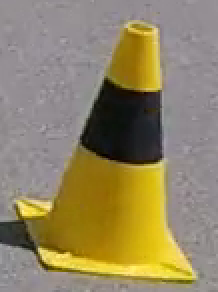
#> input picture cones/cone2.png, 109 x 146 px (shown 2 times larger); its folder holds 4 pictures in this run
$ python script.py   (older library calls are emulated)
#> lines starting #> are read from the running program, lines starting #| are printed output that depends on the picture; after the words box and inside, x2 and y2 are one past the last pixel; in counts of white or black regions, pixels touching at a corner belong together; long printed decimals are rounded
### utils.py
import cv2
import numpy as np
import itertools


# [33 lines left out: functions process_image, get_subregion, not called in this run]


def apply_transformation(im, fn):
    return fn(im)


# [6 lines left out: function overlay, not called in this run]


def find_corners(im, ncorners=25):  # ncorners: more -> better but slower
    corners = cv2.goodFeaturesToTrack(im, ncorners, 0.01, 10)
    return np.int0(corners)


def mark_corners(im, ncorners=25):
    corners = find_corners(im, ncorners)
    # np.random.shuffle(corners)
    for corner in corners:
        x, y = corner.ravel()
        cv2.circle(im, (x, y), 3, 255, -1)


def find_edges(im):
    gray = cv2.cvtColor(im, cv2.COLOR_BGR2GRAY)
    edges = cv2.Canny(gray, 50, 150, apertureSize = 3)
    return edges


# [8 lines left out: function find_contours, not called in this run]


def slope_of(p1, p2):
    x1, y1 = p1
    x2, y2 = p2
    dx = x2 - x1
    dy = y1 - y2  # deliberated inverted
    if dx == 0:
        return np.inf
    return dy / dx


def get_boundary_point(p, slope):
    return get_point_by_y(p, slope, 0)


def get_point_by_y(p, slope, y_prime):
    x, y = p
    x_prime = int(x + (y - y_prime) / slope)
    return np.array([x_prime, y_prime])


def score_of_line_brute_force(p, slope, edge_im):  # TODO
    # note that p could be out-of-bounds
    range_neighbors = 1
    x_base, y_base = p  # y_base must be zero
    score = 0
    for y in range(y_base, edge_im.shape[0]):
        x = int(x_base - y / slope)
        # if not 0 <= x <= edge_im.shape[1]: continue
        neighbors = edge_im[y, x-range_neighbors:x+range_neighbors+1]
        white_count = 1 if np.sum(neighbors) / 255 > 0 else 0
        score += white_count
    return score


# this is specifict for hor
def score_of_line_hor(x1, x2, y1, y2, edge_im):
    if x1 > x2:
        x1, x2 = x2, x1
        y1, y2 = y2, y1
    # note that p could be out-of-bounds
    range_neighbors = np.int(edge_im.shape[0] / 40)
    score = 0
    for x in range(x1, x2+1):
        y = int((y2-y1)/(x2-x1)+y1)
        # if not 0 <= x <= edge_im.shape[1]: continue
        # we only care the down side
        neighbors = edge_im[y:y+range_neighbors+1, x]
        white_count = 1 if np.sum(neighbors) / 255 > 0 else 0
        score += white_count
    # print(score)
    return score


# mark the corner to the edge image
def mark_corner_edge(corners, edge_im):
    for corner in corners:
        x, y = corner.ravel()
        edge_im[y, x] = 1  # TODO: not sure we should mark y,x or x,y


# we want to score the line based on the nearby corners and edges.
# the corner should be seperated by a given amount -> similar like group
# the corner and we only consider a group as 1 (prev implementation as only
# seperate by given x from the previous one)
def score_of_line_with_corner(p, slope, edge_im, y1, y2, x_dif=10):
    if y1 > y2:
        y1, y2 = y2, y1
    y_start = y1 + (y2-y1)/5
    y_end = y2 - (y2-y1)/5
    # note that p could be out-of-bounds
    range_neighbors = 4
    x_base, y_base = p  # y_base must be zero
    x_dif = edge_im.shape[1] / 20
    score = 0
    prev = -100
    corners = set()
    for y in range(y1, y2+1):
        x = int(x_base - y / slope)
        # if not 0 <= x <= edge_im.shape[1]: continue
        # neighbors = edge_im[y, x-range_neighbors:x+range_neighbors+1]
        neighbors = edge_im[y, x-range_neighbors:x+range_neighbors+1]
        white_count = 1 if np.sum(neighbors) / 255 > 0 else 0
        score += white_count
        for x_app in range(x-range_neighbors, x+range_neighbors+1):
            if not 0 < x_app < edge_im.shape[1]:
                continue
            if edge_im[y, x_app] == 255:
                score += 1
            if edge_im[y, x_app] == 1:
                # we only care the cones in around the middle
                if y_start < y < y_end:
                    corners.add((x_app, y))
                # corners.add((x_app, y))
                if x_app-prev > x_dif:
                    score += 10
                    prev = x_app
    # score += (y2-y1) * 5.0 / edge_im.shape[0]
    return (score, corners)


def score_of_line(p, slope, edge_im):
    return score_of_line_brute_force(p, slope, edge_im)


def line_average_corner(lines, im_y):
    upper_average = np.array([0, 0])
    lower_average = np.array([0, 0])
    slope_average = 0
    sum_scores = sum([tup[3] for tup in lines])
    for line in lines:
        c1, _, slope, score, _ = line
        upper_boundary = get_point_by_y(c1, slope, 0)
        lower_boundary = get_point_by_y(c1, slope, im_y)
        upper_average = upper_average + upper_boundary * (score / sum_scores)
        lower_average = lower_average + lower_boundary * (score / sum_scores)
        slope_average += slope * (score / sum_scores)
    return (upper_average.astype(np.uint8), lower_average.astype(np.uint8), slope_average)


def line_average(lines, im_y):
    upper_average = np.array([0, 0])
    lower_average = np.array([0, 0])
    slope_average = 0
    sum_scores = sum([tup[3] for tup in lines])
    for line in lines:
        c1, _, slope, score = line
        upper_boundary = get_point_by_y(c1, slope, 0)
        lower_boundary = get_point_by_y(c1, slope, im_y)
        upper_average = upper_average + upper_boundary * (score / sum_scores)
        lower_average = lower_average + lower_boundary * (score / sum_scores)
        slope_average += slope * (score / sum_scores)
    return (upper_average.astype(np.uint8), lower_average.astype(np.uint8), slope_average)


# generate the slides for the cone as well as return the possible corners
# that might be the middle interest point that we want to check latter
def find_sides_corner(corners, edge_im):
    mark_corner_edge(corners, edge_im)
    slope_cutoff = 2
    interest_corners = set()
    lefts = []
    rights = []
    for c1, c2 in itertools.combinations(corners, 2):
        c1, c2 = c1.ravel(), c2.ravel()
        slope = slope_of(c1, c2)
        # print("When c1 = {} and c2 = {}, slope = {}".format(c1, c2, slope))
        if slope == np.inf: continue
        if np.abs(slope) < slope_cutoff: continue
        p = get_boundary_point(c1, slope)
        score, interest_corner = score_of_line_with_corner(p, slope, edge_im, c1[1], c2[1])
         # if slope > 0 and lefter point starts from right half, then discard
        if slope > slope_cutoff:
            lefts.append((c1, c2, slope, score, interest_corner))
        elif slope < -slope_cutoff:
            rights.append((c1, c2, slope, score, interest_corner))

    lefts.sort(key=lambda tup: tup[3], reverse=True)
    rights.sort(key=lambda tup: tup[3], reverse=True)
    for i in range(0, 3):
        interest_corners.update(lefts[i][4])
        interest_corners.update(rights[i][4])
    return ([line_average_corner(lefts[:3], edge_im.shape[0]), line_average_corner(rights[:3], edge_im.shape[0])], interest_corners)

def find_sides(corners, edge_im):
    slope_cutoff = 2
    lefts = []
    rights = []
    for c1, c2 in itertools.combinations(corners, 2):
        c1, c2 = c1.ravel(), c2.ravel()
        slope = slope_of(c1, c2)
        # print("When c1 = {} and c2 = {}, slope = {}".format(c1, c2, slope))
        if slope == np.inf: continue
        if np.abs(slope) < slope_cutoff: continue
        p = get_boundary_point(c1, slope)
        score = score_of_line_brute_force(p, slope, edge_im)

         # if slope > 0 and lefter point starts from right half, then discard
        if slope > slope_cutoff:
            lefts.append((c1, c2, slope, score))
        elif slope < -slope_cutoff:
            rights.append((c1, c2, slope, score))

    lefts.sort(key=lambda tup: tup[3], reverse=True)
    rights.sort(key=lambda tup: tup[3], reverse=True)
    return [line_average(lefts[:3], edge_im.shape[0]), line_average(rights[:3], edge_im.shape[0])]

def horizon_slope(lines):
    a = lines[0][2]
    b = lines[1][2]
    print(a, b, -(a + b) / (-(a**2 * b**2 + a**2 + b**2 + 1) ** 0.5 + a*b - 1))
    return -(a + b) / (-(a**2 * b**2 + a**2 + b**2 + 1) ** 0.5 + a*b - 1)

def euclidean_dist(p1, p2):
    return ((p1[0]-p2[0])**2 + (p1[1]-p2[1])**2) ** 0.5


def find_horizontal(corners, edge_im, base_slope):
    slope_cutoff = 0.5
    lines = []
    for c1, c2 in itertools.combinations(corners, 2):
        if (c1[1] > c2[1]):
            c1, c2 = c2, c1
        slope = slope_of(c1, c2) - base_slope
        if np.abs(slope) > slope_cutoff: continue

        score = score_of_line_hor(c1[0], c2[0], c1[1], c2[1], edge_im)
        score /= (np.abs(slope) + 0.1) ** 1  # my ugly heuristic
        score /= euclidean_dist(c1, c2)  # yet another ugly heuristic

        lines.append((c1, c2, slope, score))

    lines.sort(key=lambda tup: tup[3], reverse=True)
    sort_num = min(len(lines), 3)
    lines = lines[:sort_num]
    return lines[0:2]


# The following functions are potentially useless (but fun)
def highpass_filter(im):
    kernel = np.array([[0.0, -1.0, 0.0], [-1.0, 4.0, -1.0], [0.0, -1.0, 0.0]])
    return cv2.filter2D(im, -1, kernel)


def gaussian_filter(im):
    kernel = np.ones((5,5),np.float32)/25
    return cv2.filter2D(im, -1, kernel)


# For testing purposes only
# [4 lines that do not run on import are left out]

### script.py
from utils import *
import cv2

# [7 lines of commented-out code are left out]

for i in range(2, 12):
    print(i)
    img = cv2.imread('./cones/cone' + str(i) + '.png', cv2.IMREAD_COLOR)
#> img is the input picture: shape (146, 109, 3); mean B, G, R 99.2, 133.1, 145.6
    img = cv2.bilateralFilter(img, 4, 80, 80)

    edge_im = find_edges(img)
#> in find_edges, `gray = cv2.cvtColor(im, cv2.COLOR_BGR2GRAY)`:
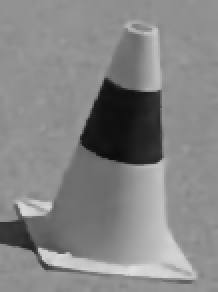
#> gray: shape (146, 109) (shown 2 times larger); min 12, max 224, mean 132.9
#> in find_edges, `edges = cv2.Canny(gray, 50, 150, apertureSize = 3)`:
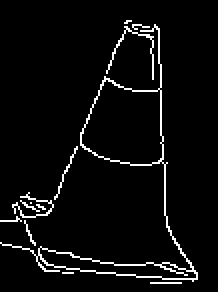
#> edges: shape (146, 109) (shown 2 times larger); 4.6% white in thin lines or dots, all inside (x1, y1, x2, y2) = (0, 10, 99, 142)


    corners = find_corners(edge_im)
#> in find_corners, `corners = cv2.goodFeaturesToTrack(im, ncorners, 0.01, 10)`: corners = 25 rows, first 8: [63, 12], [52, 39], [77, 15], [97, 137], [23, 103], [78, 46], [17, 123], [39, 74]
    mark_corners(edge_im)
#> the loop in mark_corners, `for corner in corners:` made 25 passes
#> (x, y) on passes 1 to 12: (63, 12), (52, 39), (77, 15), (97, 137), (23, 103), (78, 46), (17, 123), (39, 74), (8, 109), (14, 97), (80, 82), (30, 136)
#> after the loop in mark_corners, `for corner in corners:`:
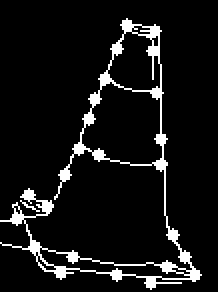
#> im: shape (146, 109) (shown 2 times larger); 7.9% white; 2 white regions (1 under 20 px), largest, box (x1, y1, x2, y2) and area: (0, 9, 101, 145) 1242
    cv2.imwrite("edges" + str(i) + ".png", edge_im)

    # print(corners)
    # mark_corners(img)
    lines, interest_corners = find_sides_corner(corners, edge_im)
#> the loop in mark_corner_edge, `for corner in corners:` made 25 passes
#> after the loop in mark_corner_edge, `for corner in corners:`:
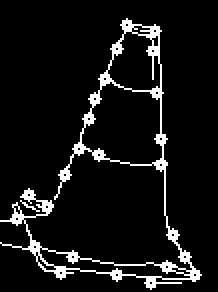
#> edge_im: shape (146, 109) (shown 2 times larger); 0.16% of pixels changed, all inside (x1, y1, x2, y2) = (8, 12, 98, 142)
#> the loop in find_sides_corner, `for c1, c2 in itertools.combinations(corners, 2):` made 300 passes
#> (c1, c2) on passes 30 to 32: ([[52, 39]], [[39, 74]]), ([[52, 39]], [[8, 109]]), ([[52, 39]], [[14, 97]])
    lines = find_sides(corners, edge_im)
#> the loop in find_sides, `for c1, c2 in itertools.combinations(corners, 2):` made 300 passes
#> (c1, c2) on passes 1 to 3: ([[63, 12]], [[52, 39]]), ([[63, 12]], [[77, 15]]), ([[63, 12]], [[97, 137]])
    base_slope = horizon_slope(lines)
#| 2.4 -10.7 -0.152
    x_lines = find_horizontal(interest_corners, edge_im, base_slope)
    for x, y in interest_corners:
        cv2.circle(img, (x, y), 5, 255, -1)
#> this loop made 9 passes
#> (x, y) on passes 1 to 9: (80, 69), (47, 49), (52, 39), (23, 103), (32, 87), (39, 74), (44, 59), (80, 82), (78, 46)
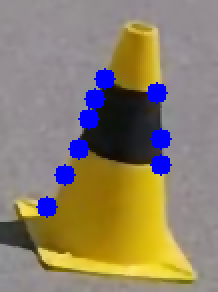
#> img: shape (146, 109, 3) (shown 2 times larger); mean B, G, R 107.2, 127.8, 139.9
    for line in lines:
        cv2.line(img, tuple(line[0]), tuple(line[1]), (0, 0, 255), 1)
#> this loop made 2 passes
#> line on passes 1 to 2: ([68, 0], [6, 146], 2.4), ([74, 0], [87, 146], -10.7)
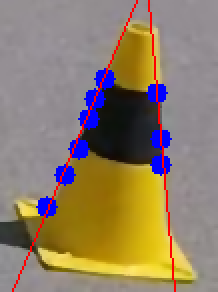
#> img: shape (146, 109, 3) (shown 2 times larger); 1.83% of pixels changed, all inside (x1, y1, x2, y2) = (6, 0, 88, 146)
    print('len =', len(x_lines))
#| len = 2
    for x_line in x_lines:
        cv2.line(img, tuple(x_line[0]), tuple(x_line[1]), (0, 0, 255), 1)
#> this loop made 2 passes
#> x_line on passes 1 to 2: ((39, 74), (80, 82), -0.0432, 2.34), ((52, 39), (78, 46), -0.117, 1.54)
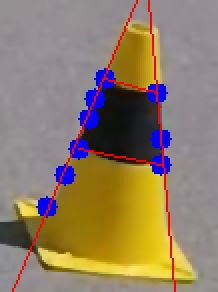
#> img: shape (146, 109, 3) (shown 2 times larger); 0.43% of pixels changed, all inside (x1, y1, x2, y2) = (39, 39, 81, 83)
#> (the run stopped early here; a loop or call above may not have finished)
